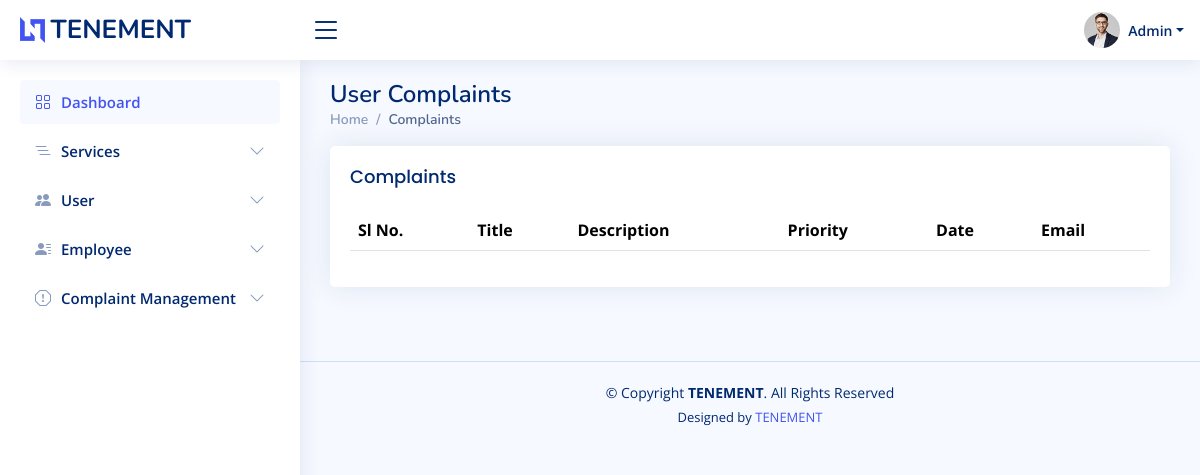
Page /admin/mycomplaints.php on the earlier database version.
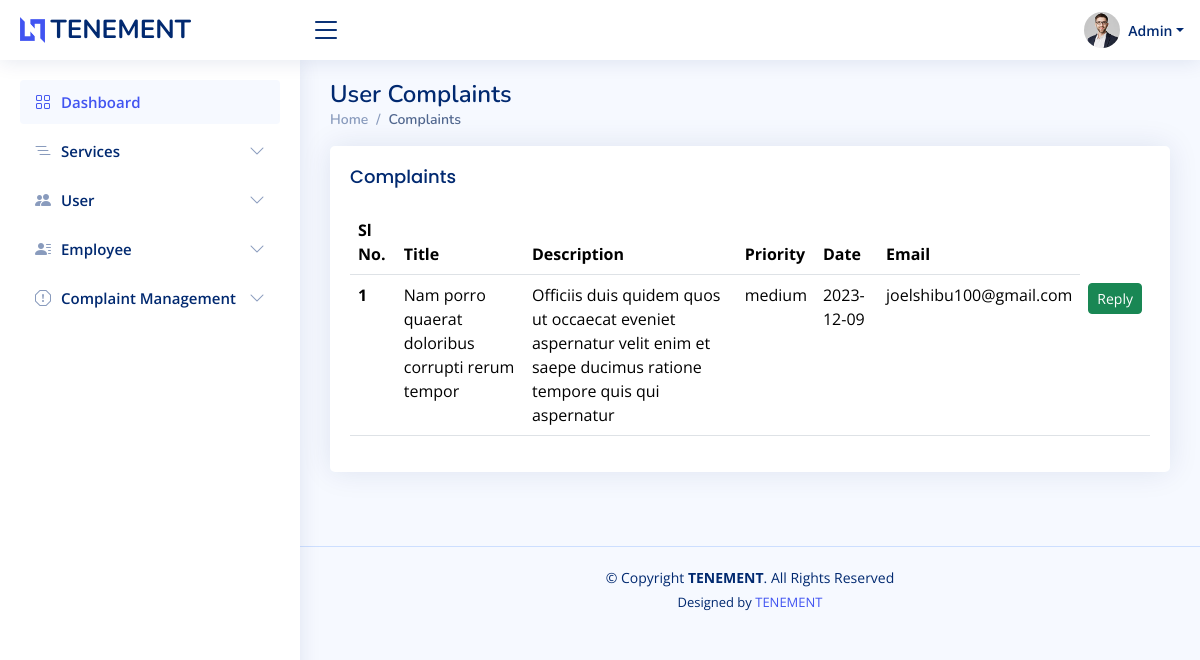
Same page on the later database version.
### tables this page shows
CREATE TABLE `complaints` (
  `id` int(50) NOT NULL,
  `title` varchar(50) NOT NULL,
  `description` varchar(200) NOT NULL,
  `priority` varchar(50) NOT NULL,
  `date` varchar(50) NOT NULL,
  `email` varchar(50) NOT NULL,
  `reply` varchar(100) NOT NULL,
  `status` int(50) NOT NULL
);

### connect.php (called while the page is built, shortened)
<?php
$dbname="tenement";
$conn=mysqli_connect("localhost","root","",$dbname);
function select_data($sql)
{
  global $conn;
  $res = mysqli_query($conn, $sql);
  if ($res)
    return $res;
  else
    return False;
}
?>

### admin/mycomplaints.php (the view, shortened to what this page needs)
<?php
include 'header.php';
?>
  <main id="main" class="main">
    <div class="pagetitle">
      <h1>User Complaints</h1>
      <nav>
        <ol class="breadcrumb">
          <li class="breadcrumb-item"><a href="index.php">Home</a></li>
          <li class="breadcrumb-item active">Complaints</li>
        </ol>
      </nav>
    </div>
    <section class="section dashboard">
      <div class="row">
      <section class="section">
      <div class="row">
        <div class="col-lg-12">
        <div class="card">
          <div class="card-body">
            <h5 class="card-title">Complaints</h5>
              <table class="table datatable">
                <thead>
                  <tr>
                    <th scope="col">Sl No.</th>
                    <th scope="col">Title</th>
                    <th scope="col">Description</th>
                    <th scope="col">Priority</th>
                    <th scope="col">Date</th>
                    <th scope="col">Email</th>
                  </tr>
                </thead>
                <tbody>
                <?php
               $sql = "SELECT * FROM complaints WHERE reply='0' AND status='0'";
                $data=select_data($sql);
                $n=1;
                while ($row = mysqli_fetch_assoc($data)) {
                  ?>
                  <tr>
                 <th scope='row'><?php echo $n++; ?></th>
                 <td><?php echo  $row['title'] ?></td>
                 <td> <?php echo $row['description'] ?></td>
                 <td><?php echo $row['priority'] ?></td>
                 <td><?php echo $row['date']?></td>
                 <td><?php echo $row['email']?></td>
                 <td>
                 <div class="btn-group">
                            <a class="btn btn-success btn-sm" data-bs-toggle="modal" onclick="passid('<?php echo $row['id'];?>')" data-bs-target="#verticalycentered">Reply</a>
                 </td>
                 </tr>
                  <?php
                  }
                  ?>
                </tbody>
              </table>
            </div>
          </div>
        </div>
      </div>
    </section>
  </main>

Differences in the rows shown:
added complaints: title "Nam porro quaerat doloribus corrupti rerum tempor", description "Officiis duis quidem quos ut occaecat eveniet aspernatur velit enim et saepe ducimus ratione tempore quis qui aspernatur", priority "medium", date "2023-12-09", email "joelshibu100@gmail.com"
